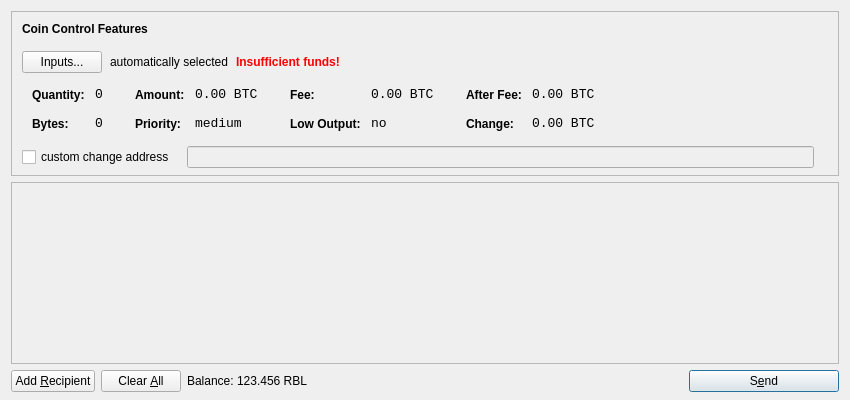
<?xml version="1.0" encoding="UTF-8"?>
<ui version="4.0">
 <class>SendCoinsDialog</class>
 <widget class="QDialog" name="SendCoinsDialog">
  <property name="geometry">
   <rect>
    <x>0</x>
    <y>0</y>
    <width>850</width>
    <height>400</height>
   </rect>
  </property>
  <property name="windowTitle">
   <string>Send Coins</string>
  </property>
  <layout class="QVBoxLayout" name="verticalLayout" stretch="0,1,0">
   <property name="bottomMargin">
    <number>8</number>
   </property>
   <item>
    <widget class="QFrame" name="frameCoinControl">
     <property name="sizePolicy">
      <sizepolicy hsizetype="Expanding" vsizetype="Expanding">
       <horstretch>0</horstretch>
       <verstretch>0</verstretch>
      </sizepolicy>
     </property>
     <property name="maximumSize">
      <size>
       <width>16777215</width>
       <height>16777215</height>
      </size>
     </property>
     <property name="frameShape">
      <enum>QFrame::StyledPanel</enum>
     </property>
     <property name="frameShadow">
      <enum>QFrame::Sunken</enum>
     </property>
     <layout class="QVBoxLayout" name="verticalLayoutCoinControl2">
      <property name="spacing">
       <number>-1</number>
      </property>
      <property name="leftMargin">
       <number>0</number>
      </property>
      <property name="topMargin">
       <number>0</number>
      </property>
      <property name="rightMargin">
       <number>0</number>
      </property>
      <property name="bottomMargin">
       <number>6</number>
      </property>
      <item>
       <layout class="QVBoxLayout" name="verticalLayoutCoinControl" stretch="0,0,0,0,1">
        <property name="spacing">
         <number>0</number>
        </property>
        <property name="leftMargin">
         <number>10</number>
        </property>
        <property name="topMargin">
         <number>10</number>
        </property>
        <item>
         <layout class="QHBoxLayout" name="horizontalLayoutCoinControl1">
          <property name="bottomMargin">
           <number>15</number>
          </property>
          <item>
           <widget class="QLabel" name="labelCoinControlFeatures">
            <property name="sizePolicy">
             <sizepolicy hsizetype="Preferred" vsizetype="Maximum">
              <horstretch>0</horstretch>
              <verstretch>0</verstretch>
             </sizepolicy>
            </property>
            <property name="font">
             <font>
              <weight>75</weight>
              <bold>true</bold>
             </font>
            </property>
            <property name="styleSheet">
             <string notr="true">font-weight:bold;</string>
            </property>
            <property name="text">
             <string>Coin Control Features</string>
            </property>
           </widget>
          </item>
         </layout>
        </item>
        <item>
         <layout class="QHBoxLayout" name="horizontalLayoutCoinControl2" stretch="0,0,0,0">
          <property name="spacing">
           <number>8</number>
          </property>
          <property name="bottomMargin">
           <number>10</number>
          </property>
          <item>
           <widget class="QPushButton" name="pushButtonCoinControl">
            <property name="styleSheet">
             <string notr="true"/>
            </property>
            <property name="text">
             <string>Inputs...</string>
            </property>
           </widget>
          </item>
          <item>
           <widget class="QLabel" name="labelCoinControlAutomaticallySelected">
            <property name="text">
             <string>automatically selected</string>
            </property>
            <property name="margin">
             <number>5</number>
            </property>
           </widget>
          </item>
          <item>
           <widget class="QLabel" name="labelCoinControlInsuffFunds">
            <property name="font">
             <font>
              <weight>75</weight>
              <bold>true</bold>
             </font>
            </property>
            <property name="styleSheet">
             <string notr="true">color:red;font-weight:bold;</string>
            </property>
            <property name="text">
             <string>Insufficient funds!</string>
            </property>
            <property name="margin">
             <number>5</number>
            </property>
           </widget>
          </item>
          <item>
           <spacer name="horizontalSpacerCoinControl">
            <property name="orientation">
             <enum>Qt::Horizontal</enum>
            </property>
            <property name="sizeHint" stdset="0">
             <size>
              <width>40</width>
              <height>1</height>
             </size>
            </property>
           </spacer>
          </item>
         </layout>
        </item>
        <item>
         <widget class="QWidget" name="widgetCoinControl" native="true">
          <property name="sizePolicy">
           <sizepolicy hsizetype="Preferred" vsizetype="Preferred">
            <horstretch>0</horstretch>
            <verstretch>0</verstretch>
           </sizepolicy>
          </property>
          <property name="minimumSize">
           <size>
            <width>0</width>
            <height>0</height>
           </size>
          </property>
          <property name="styleSheet">
           <string notr="true"/>
          </property>
          <layout class="QHBoxLayout" name="horizontalLayoutCoinControl5">
           <property name="margin">
            <number>0</number>
           </property>
           <item>
            <layout class="QHBoxLayout" name="horizontalLayoutCoinControl3" stretch="0,0,0,1">
             <property name="spacing">
              <number>20</number>
             </property>
             <property name="topMargin">
              <number>0</number>
             </property>
             <property name="bottomMargin">
              <number>10</number>
             </property>
             <item>
              <layout class="QFormLayout" name="formLayoutCoinControl1">
               <property name="horizontalSpacing">
                <number>10</number>
               </property>
               <property name="verticalSpacing">
                <number>14</number>
               </property>
               <property name="leftMargin">
                <number>10</number>
               </property>
               <property name="topMargin">
                <number>4</number>
               </property>
               <property name="rightMargin">
                <number>6</number>
               </property>
               <item row="0" column="0">
                <widget class="QLabel" name="labelCoinControlQuantityText">
                 <property name="styleSheet">
                  <string notr="true">font-weight:bold;</string>
                 </property>
                 <property name="text">
                  <string>Quantity:</string>
                 </property>
                 <property name="margin">
                  <number>0</number>
                 </property>
                </widget>
               </item>
               <item row="0" column="1">
                <widget class="QLabel" name="labelCoinControlQuantity">
                 <property name="font">
                  <font>
                   <family>Monospace</family>
                   <pointsize>10</pointsize>
                  </font>
                 </property>
                 <property name="cursor">
                  <cursorShape>IBeamCursor</cursorShape>
                 </property>
                 <property name="contextMenuPolicy">
                  <enum>Qt::ActionsContextMenu</enum>
                 </property>
                 <property name="text">
                  <string notr="true">0</string>
                 </property>
                 <property name="margin">
                  <number>0</number>
                 </property>
                 <property name="textInteractionFlags">
                  <set>Qt::LinksAccessibleByMouse|Qt::TextSelectableByKeyboard|Qt::TextSelectableByMouse</set>
                 </property>
                </widget>
               </item>
               <item row="1" column="0">
                <widget class="QLabel" name="labelCoinControlBytesText">
                 <property name="styleSheet">
                  <string notr="true">font-weight:bold;</string>
                 </property>
                 <property name="text">
                  <string>Bytes:</string>
                 </property>
                </widget>
               </item>
               <item row="1" column="1">
                <widget class="QLabel" name="labelCoinControlBytes">
                 <property name="font">
                  <font>
                   <family>Monospace</family>
                   <pointsize>10</pointsize>
                  </font>
                 </property>
                 <property name="cursor">
                  <cursorShape>IBeamCursor</cursorShape>
                 </property>
                 <property name="contextMenuPolicy">
                  <enum>Qt::ActionsContextMenu</enum>
                 </property>
                 <property name="text">
                  <string notr="true">0</string>
                 </property>
                 <property name="textInteractionFlags">
                  <set>Qt::LinksAccessibleByMouse|Qt::TextSelectableByKeyboard|Qt::TextSelectableByMouse</set>
                 </property>
                </widget>
               </item>
              </layout>
             </item>
             <item>
              <layout class="QFormLayout" name="formLayoutCoinControl2">
               <property name="horizontalSpacing">
                <number>10</number>
               </property>
               <property name="verticalSpacing">
                <number>14</number>
               </property>
               <property name="leftMargin">
                <number>6</number>
               </property>
               <property name="topMargin">
                <number>4</number>
               </property>
               <property name="rightMargin">
                <number>6</number>
               </property>
               <item row="0" column="0">
                <widget class="QLabel" name="labelCoinControlAmountText">
                 <property name="styleSheet">
                  <string notr="true">font-weight:bold;</string>
                 </property>
                 <property name="text">
                  <string>Amount:</string>
                 </property>
                 <property name="margin">
                  <number>0</number>
                 </property>
                </widget>
               </item>
               <item row="0" column="1">
                <widget class="QLabel" name="labelCoinControlAmount">
                 <property name="font">
                  <font>
                   <family>Monospace</family>
                   <pointsize>10</pointsize>
                  </font>
                 </property>
                 <property name="cursor">
                  <cursorShape>IBeamCursor</cursorShape>
                 </property>
                 <property name="contextMenuPolicy">
                  <enum>Qt::ActionsContextMenu</enum>
                 </property>
                 <property name="text">
                  <string notr="true">0.00 BTC</string>
                 </property>
                 <property name="textInteractionFlags">
                  <set>Qt::LinksAccessibleByMouse|Qt::TextSelectableByKeyboard|Qt::TextSelectableByMouse</set>
                 </property>
                </widget>
               </item>
               <item row="1" column="0">
                <widget class="QLabel" name="labelCoinControlPriorityText">
                 <property name="styleSheet">
                  <string notr="true">font-weight:bold;</string>
                 </property>
                 <property name="text">
                  <string>Priority:</string>
                 </property>
                </widget>
               </item>
               <item row="1" column="1">
                <widget class="QLabel" name="labelCoinControlPriority">
                 <property name="font">
                  <font>
                   <family>Monospace</family>
                   <pointsize>10</pointsize>
                  </font>
                 </property>
                 <property name="cursor">
                  <cursorShape>IBeamCursor</cursorShape>
                 </property>
                 <property name="contextMenuPolicy">
                  <enum>Qt::ActionsContextMenu</enum>
                 </property>
                 <property name="text">
                  <string>medium</string>
                 </property>
                 <property name="textInteractionFlags">
                  <set>Qt::LinksAccessibleByMouse|Qt::TextSelectableByKeyboard|Qt::TextSelectableByMouse</set>
                 </property>
                </widget>
               </item>
              </layout>
             </item>
             <item>
              <layout class="QFormLayout" name="formLayoutCoinControl3">
               <property name="horizontalSpacing">
                <number>10</number>
               </property>
               <property name="verticalSpacing">
                <number>14</number>
               </property>
               <property name="leftMargin">
                <number>6</number>
               </property>
               <property name="topMargin">
                <number>4</number>
               </property>
               <property name="rightMargin">
                <number>6</number>
               </property>
               <item row="0" column="0">
                <widget class="QLabel" name="labelCoinControlFeeText">
                 <property name="styleSheet">
                  <string notr="true">font-weight:bold;</string>
                 </property>
                 <property name="text">
                  <string>Fee:</string>
                 </property>
                 <property name="margin">
                  <number>0</number>
                 </property>
                </widget>
               </item>
               <item row="0" column="1">
                <widget class="QLabel" name="labelCoinControlFee">
                 <property name="font">
                  <font>
                   <family>Monospace</family>
                   <pointsize>10</pointsize>
                  </font>
                 </property>
                 <property name="cursor">
                  <cursorShape>IBeamCursor</cursorShape>
                 </property>
                 <property name="contextMenuPolicy">
                  <enum>Qt::ActionsContextMenu</enum>
                 </property>
                 <property name="text">
                  <string notr="true">0.00 BTC</string>
                 </property>
                 <property name="textInteractionFlags">
                  <set>Qt::LinksAccessibleByMouse|Qt::TextSelectableByKeyboard|Qt::TextSelectableByMouse</set>
                 </property>
                </widget>
               </item>
               <item row="1" column="0">
                <widget class="QLabel" name="labelCoinControlLowOutputText">
                 <property name="styleSheet">
                  <string notr="true">font-weight:bold;</string>
                 </property>
                 <property name="text">
                  <string>Low Output:</string>
                 </property>
                </widget>
               </item>
               <item row="1" column="1">
                <widget class="QLabel" name="labelCoinControlLowOutput">
                 <property name="font">
                  <font>
                   <family>Monospace</family>
                   <pointsize>10</pointsize>
                  </font>
                 </property>
                 <property name="cursor">
                  <cursorShape>IBeamCursor</cursorShape>
                 </property>
                 <property name="contextMenuPolicy">
                  <enum>Qt::ActionsContextMenu</enum>
                 </property>
                 <property name="text">
                  <string>no</string>
                 </property>
                 <property name="textInteractionFlags">
                  <set>Qt::LinksAccessibleByMouse|Qt::TextSelectableByKeyboard|Qt::TextSelectableByMouse</set>
                 </property>
                </widget>
               </item>
              </layout>
             </item>
             <item>
              <layout class="QFormLayout" name="formLayoutCoinControl4">
               <property name="horizontalSpacing">
                <number>10</number>
               </property>
               <property name="verticalSpacing">
                <number>14</number>
               </property>
               <property name="leftMargin">
                <number>6</number>
               </property>
               <property name="topMargin">
                <number>4</number>
               </property>
               <property name="rightMargin">
                <number>6</number>
               </property>
               <item row="0" column="0">
                <widget class="QLabel" name="labelCoinControlAfterFeeText">
                 <property name="styleSheet">
                  <string notr="true">font-weight:bold;</string>
                 </property>
                 <property name="text">
                  <string>After Fee:</string>
                 </property>
                 <property name="margin">
                  <number>0</number>
                 </property>
                </widget>
               </item>
               <item row="0" column="1">
                <widget class="QLabel" name="labelCoinControlAfterFee">
                 <property name="font">
                  <font>
                   <family>Monospace</family>
                   <pointsize>10</pointsize>
                  </font>
                 </property>
                 <property name="cursor">
                  <cursorShape>IBeamCursor</cursorShape>
                 </property>
                 <property name="contextMenuPolicy">
                  <enum>Qt::ActionsContextMenu</enum>
                 </property>
                 <property name="text">
                  <string notr="true">0.00 BTC</string>
                 </property>
                 <property name="textInteractionFlags">
                  <set>Qt::LinksAccessibleByMouse|Qt::TextSelectableByKeyboard|Qt::TextSelectableByMouse</set>
                 </property>
                </widget>
               </item>
               <item row="1" column="0">
                <widget class="QLabel" name="labelCoinControlChangeText">
                 <property name="styleSheet">
                  <string notr="true">font-weight:bold;</string>
                 </property>
                 <property name="text">
                  <string>Change:</string>
                 </property>
                </widget>
               </item>
               <item row="1" column="1">
                <widget class="QLabel" name="labelCoinControlChange">
                 <property name="font">
                  <font>
                   <family>Monospace</family>
                   <pointsize>10</pointsize>
                  </font>
                 </property>
                 <property name="cursor">
                  <cursorShape>IBeamCursor</cursorShape>
                 </property>
                 <property name="contextMenuPolicy">
                  <enum>Qt::ActionsContextMenu</enum>
                 </property>
                 <property name="text">
                  <string notr="true">0.00 BTC</string>
                 </property>
                 <property name="textInteractionFlags">
                  <set>Qt::LinksAccessibleByMouse|Qt::TextSelectableByKeyboard|Qt::TextSelectableByMouse</set>
                 </property>
                </widget>
               </item>
              </layout>
             </item>
            </layout>
           </item>
          </layout>
         </widget>
        </item>
        <item>
         <layout class="QHBoxLayout" name="horizontalLayoutCoinControl4" stretch="0,0,0">
          <property name="spacing">
           <number>12</number>
          </property>
          <property name="sizeConstraint">
           <enum>QLayout::SetDefaultConstraint</enum>
          </property>
          <property name="topMargin">
           <number>5</number>
          </property>
          <property name="rightMargin">
           <number>5</number>
          </property>
          <item>
           <widget class="QCheckBox" name="checkBoxCoinControlChange">
            <property name="text">
             <string>custom change address</string>
            </property>
           </widget>
          </item>
          <item>
           <widget class="QLineEdit" name="lineEditCoinControlChange">
            <property name="enabled">
             <bool>false</bool>
            </property>
            <property name="sizePolicy">
             <sizepolicy hsizetype="Expanding" vsizetype="Fixed">
              <horstretch>0</horstretch>
              <verstretch>0</verstretch>
             </sizepolicy>
            </property>
           </widget>
          </item>
          <item>
           <widget class="QLabel" name="labelCoinControlChangeLabel">
            <property name="sizePolicy">
             <sizepolicy hsizetype="Preferred" vsizetype="Expanding">
              <horstretch>0</horstretch>
              <verstretch>0</verstretch>
             </sizepolicy>
            </property>
            <property name="minimumSize">
             <size>
              <width>0</width>
              <height>0</height>
             </size>
            </property>
            <property name="text">
             <string/>
            </property>
            <property name="margin">
             <number>3</number>
            </property>
           </widget>
          </item>
         </layout>
        </item>
        <item>
         <spacer name="verticalSpacerCoinControl">
          <property name="orientation">
           <enum>Qt::Vertical</enum>
          </property>
          <property name="sizeHint" stdset="0">
           <size>
            <width>800</width>
            <height>1</height>
           </size>
          </property>
         </spacer>
        </item>
       </layout>
      </item>
     </layout>
    </widget>
   </item>
   <item>
    <widget class="QScrollArea" name="scrollArea">
     <property name="widgetResizable">
      <bool>true</bool>
     </property>
     <widget class="QWidget" name="scrollAreaWidgetContents">
      <property name="geometry">
       <rect>
        <x>0</x>
        <y>0</y>
        <width>830</width>
        <height>165</height>
       </rect>
      </property>
      <layout class="QVBoxLayout" name="verticalLayout_2">
       <property name="margin">
        <number>0</number>
       </property>
       <item>
        <layout class="QVBoxLayout" name="entries">
         <property name="spacing">
          <number>6</number>
         </property>
        </layout>
       </item>
       <item>
        <spacer name="verticalSpacer">
         <property name="orientation">
          <enum>Qt::Vertical</enum>
         </property>
         <property name="sizeHint" stdset="0">
          <size>
           <width>20</width>
           <height>40</height>
          </size>
         </property>
        </spacer>
       </item>
      </layout>
     </widget>
    </widget>
   </item>
   <item>
    <layout class="QHBoxLayout" name="horizontalLayout">
     <item>
      <widget class="QPushButton" name="addButton">
       <property name="toolTip">
        <string>Send to multiple recipients at once</string>
       </property>
       <property name="text">
        <string>Add &amp;Recipient</string>
       </property>
       <property name="icon">
        <iconset resource="../bitcoin.qrc">
         <normaloff>:/icons/add</normaloff>:/icons/add</iconset>
       </property>
       <property name="autoDefault">
        <bool>false</bool>
       </property>
      </widget>
     </item>
     <item>
      <widget class="QPushButton" name="clearButton">
       <property name="sizePolicy">
        <sizepolicy hsizetype="Minimum" vsizetype="Fixed">
         <horstretch>0</horstretch>
         <verstretch>0</verstretch>
        </sizepolicy>
       </property>
       <property name="toolTip">
        <string>Remove all transaction fields</string>
       </property>
       <property name="text">
        <string>Clear &amp;All</string>
       </property>
       <property name="icon">
        <iconset resource="../bitcoin.qrc">
         <normaloff>:/icons/remove</normaloff>:/icons/remove</iconset>
       </property>
       <property name="autoRepeatDelay">
        <number>300</number>
       </property>
       <property name="autoDefault">
        <bool>false</bool>
       </property>
      </widget>
     </item>
     <item>
      <layout class="QHBoxLayout" name="horizontalLayout_2">
       <property name="spacing">
        <number>3</number>
       </property>
       <item>
        <widget class="QLabel" name="label">
         <property name="text">
          <string>Balance:</string>
         </property>
        </widget>
       </item>
       <item>
        <widget class="QLabel" name="labelBalance">
         <property name="cursor">
          <cursorShape>IBeamCursor</cursorShape>
         </property>
         <property name="text">
          <string>123.456 RBL</string>
         </property>
         <property name="textInteractionFlags">
          <set>Qt::LinksAccessibleByMouse|Qt::TextSelectableByKeyboard|Qt::TextSelectableByMouse</set>
         </property>
        </widget>
       </item>
      </layout>
     </item>
     <item>
      <spacer name="horizontalSpacer">
       <property name="orientation">
        <enum>Qt::Horizontal</enum>
       </property>
       <property name="sizeHint" stdset="0">
        <size>
         <width>40</width>
         <height>20</height>
        </size>
       </property>
      </spacer>
     </item>
     <item>
      <widget class="QPushButton" name="sendButton">
       <property name="minimumSize">
        <size>
         <width>150</width>
         <height>0</height>
        </size>
       </property>
       <property name="toolTip">
        <string>Confirm the send action</string>
       </property>
       <property name="text">
        <string>S&amp;end</string>
       </property>
       <property name="icon">
        <iconset resource="../bitcoin.qrc">
         <normaloff>:/icons/send</normaloff>:/icons/send</iconset>
       </property>
       <property name="default">
        <bool>true</bool>
       </property>
      </widget>
     </item>
    </layout>
   </item>
  </layout>
 </widget>
 <resources>
  <include location="../bitcoin.qrc"/>
 </resources>
 <connections/>
</ui>
